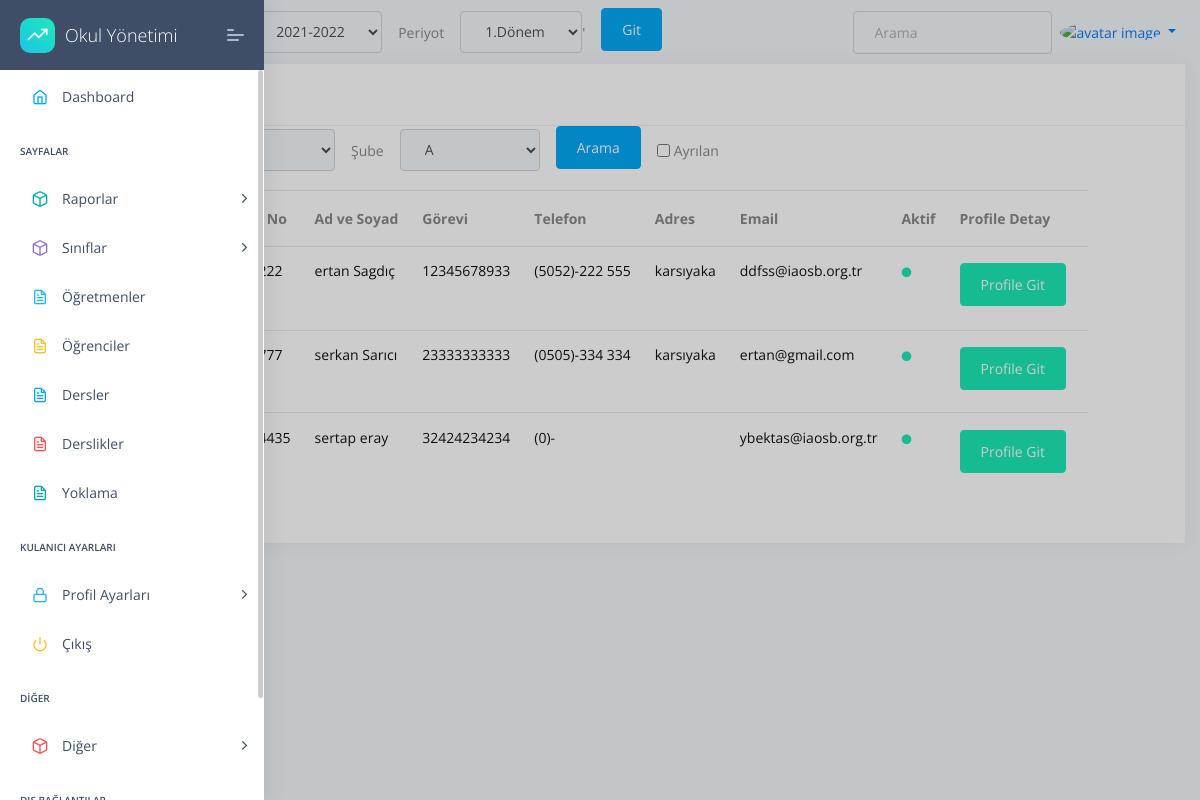
The app's page /student/list/, older data.
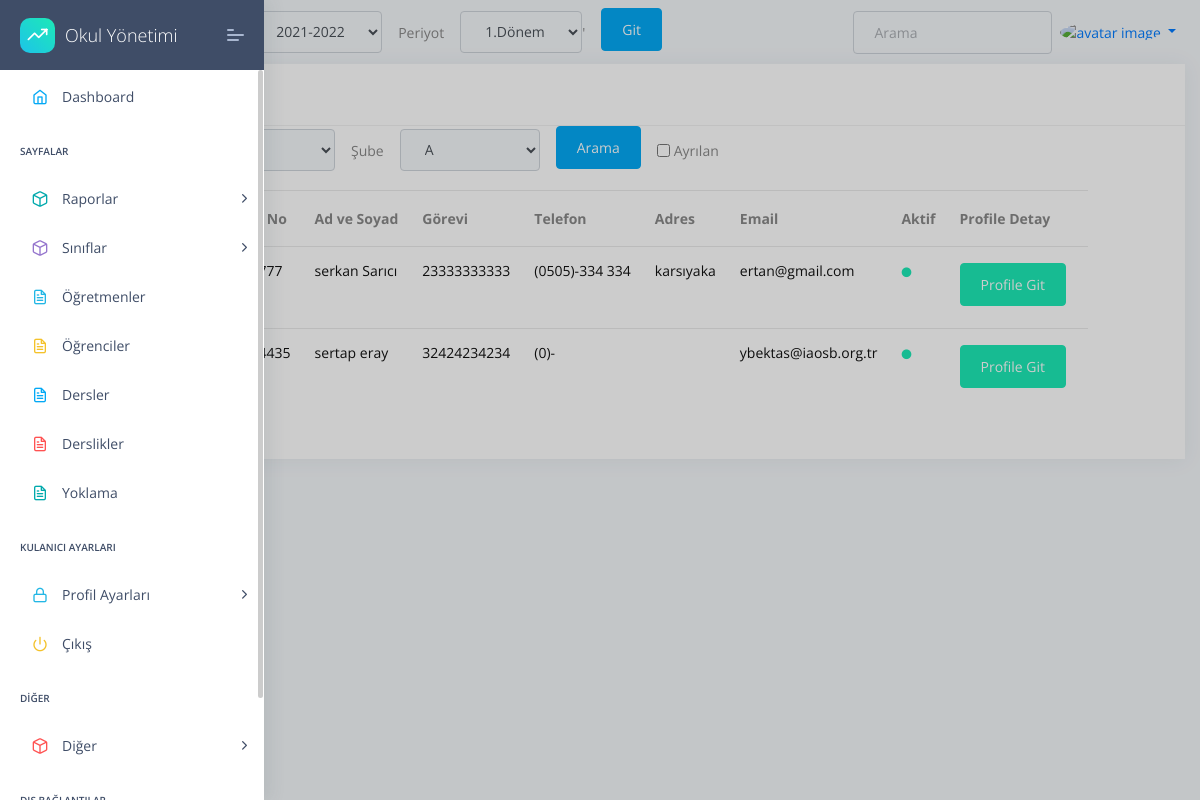
The same page, newer data.
### apps/student/models.py (models this page shows, shortened)
class Student(models.Model):
    firstName= models.CharField(max_length=20,default="",unique=False,null=True,blank=True,)
    lastName=models.CharField(max_length=20,unique=False,null=True,blank=True,)
    TC = models.CharField(max_length=11,unique=False,null=True,blank=True,validators=[validateEven])
    phone = models.CharField(validators=[validatePhone], max_length=17,default="0",unique=False,null=True,blank=True,)
    address=models.TextField(unique=False,null=True,blank=True,)
    status=models.BooleanField(unique=False,null=True,blank=True,)
    middleSchool=models.ForeignKey(MiddleSchool,on_delete=models.CASCADE)
    number=models.IntegerField(unique=False,null=True,blank=True,)
    session=models.ForeignKey(Session,on_delete=models.CASCADE)
    image=models.ImageField(upload_to="images/ogrenciler/",unique=False,null=True,blank=True,default='images/person.png')
    health=models.TextField(unique=False,null=True,blank=True,)
    HESCode=models.CharField(max_length=12,unique=False,null=True,blank=True,validators=[validateHesCode])
    birtdate=DateField(("Doğum Tarihiniz"), auto_now=False, auto_now_add=False,unique=False,null=True,blank=True,)
    email=models.EmailField()
    genders=(('Kız','Kız'),
              ('Erkek','Erkek'),
              ('Diger','Diğer'),
    )
    gender=CharField(max_length=10 ,choices=genders,unique=False,blank=True,null=True)
    class Meta:
        ordering = ('firstName',)

### apps/student/views.py (the view)
# urls.py: path('list/', views.StudentListView.as_view(),name='student-list'),
class StudentListView(ListView):
    template_name = 'student/std-list.html'
    model = Student
    def get_context_data(self, **kwargs):
        context = super().get_context_data(**kwargs)
        context['classLevels']=ClassLevels.objects.all()
        context['sessions']=Session.objects.all()
        context['periods']=Period.objects.all()
        context['classNames']=ClassNames.objects.all()
        context['media_url'] =settings.MEDIA_URL
        return context
    def get_queryset(self):
        queryset = {"studentlist": StudentList.objects.all()}
        sessionUpdate(self.request)
        session=Session.objects.get(active=True)
        period=Period.objects.get(active=True)
        className = self.request.GET.get("className")
        classLevel = self.request.GET.get("classLevel")
        if className==None:
            className="A"
        if classLevel==None:
            classLevel="9"
        query={}
        query2={}
        if className!="0" and className!=None:
            query['studentlist__className__className__name__contains']=className
            query2['className__className__name__contains']=className
        else:
            query['studentlist__className__className__name__contains']=""
            query2['className__className__name__contains']=""
        if classLevel!="0" and classLevel!=None:
            query['studentlist__className__level__level__contains']=classLevel
            query2['className__level__level__contains']=classLevel
        else:
            query['studentlist__className__level__level__contains']=""
            query2['className__level__level__contains']=""
        query["studentlist__session__session__contains"]=session
        query["studentlist__periods__period__contains"]=period
        query2["session__session__contains"]=session
        query2["periods__period__contains"]=period
        try:
            queryset = {"students": Student.objects.filter(**query).distinct(),"studentlist": StudentList.objects.filter(**query2)}
        except:
            print("sorgu hatası")
        return queryset

### apps/classes/models.py (called while the page is built)
    def __str__(self):
        return self.level

    def __str__(self):
        return self.name

    def __str__(self):
        return self.level.level+self.className.name

### apps/home/models.py (called while the page is built)
    def __str__(self):
      return self.session

    def __str__(self):
      return self.period

### apps/student/views.py (called while the page is built)
def sessionUpdate(request):
    if request.GET.get("sessionID"):
        try:
            oldSession = Session.objects.get(active=1)
            oldSession.active=False
            oldSession.save()
        except:
            pass
        newSession=request.GET.get("sessionID")
        print("Yeni sezon : ",newSession)
        newSession = Session.objects.get(session=newSession)
        newSession.active=True
        newSession.save()
    if request.GET.get("periodID"):
        try:
            oldPeriod = Period.objects.get(active=1)
            oldPeriod.active=False
            oldPeriod.save()
        except:
            pass
        newPeriod =request.GET.get("periodID")
        print("Yeni Period  : ",newPeriod )
        newPeriod  = Period.objects.get(period=newPeriod )
        newPeriod.active=True
        newPeriod.save()

### apps/templates/student/std-list.html (shortened to what this page needs)
{% extends "layouts/base.html" %}
{% block content %}
<div class="col-xl-12 col-md-6 col-sm-3">
    <div class="card ">
        <div class="card-header">
            <h5>Öğrenci Listesi</h5>
        </div>
        {% include  'student/filter.html' %}
        <div class="card-block px-0 py-3">
            <div class="table-responsive">
                <table class="table table-hover">
                    <thead>
                        <tr>
                        <th scope="col">Profil Resmi</th>
                        <th scope="col">Okul No</th>
                          <th scope="col">Ad ve Soyad</th>
                          <th scope="col">Görevi</th>
                          <th scope="col">Telefon</th>
                          <th scope="col">Adres</th>
                          <th scope="col">Email</th>
                          <th scope="col">Aktif</th>
                          <th scope="col">Profile Detay</th>
                        </tr>
                      </thead>
                      <tbody>
                        {% for studentl in object_list.studentlist %}
                        {% for student in studentl.students.all %}
                            <td>
                                <a href="{% url 'student-view' student.id %}">
                                <img class="rounded-circle" style="width:50px;" src="{{media_url}}{{student.image}}" alt="activity-user"></td>
                            <td title="Okul No">
                                <a href="{% url 'student-view' student.id %}">
                                <h6 class="mb-1">{{studentl.className}} - {{student.number}}  </h6>
                                 </a>
                            </td>
                            <td title="Ad Soyad">
                                <a href="{% url 'student-view' student.id %}">
                                <h6 class="mb-1">{{student.firstName}} {{student.lastName}}</h6>
                            </a>
                            </td>
                            <td>
                                <a href="{% url 'student-view' student.id %}">
                                <h6 class="mb-1">{{student.TC}} </h6>
                            </a>
                            </td>
                            <td>
                                <a href="{% url 'student-view' student.id %}">
                                <h6 class="mb-1">{{student.phone}} </h6>
                            </a>
                            </td>
                            <td>
                                <a href="{% url 'student-view' student.id %}">
                                <h6 class="mb-1">{{student.address}}</h6>
                            </a>
                            </td>
                            <td>
                                <a href="{% url 'student-view' student.id %}">
                                <h6 class="mb-1">{{student.email}} </h6>
                            </a>
                            </td>
                            <td>
                                {% if student.status %}
                                <h6 class="text-muted"><i class="fas fa-circle text-c-green f-10 m-r-15"></i></h6>
                                {% else %}
                                <h6 class="text-muted"><i class="fas fa-circle text-c-black f-10 m-r-15"></i></h6>
                                {% endif %}
                            </td>
                            <td>
                                <a href="{% url 'student-view' student.id %}"class="label btn btn-success  f-12">Profile Git</a>
                            </td>
                       {% endfor %}
                        {% endfor %}
                    </tbody>
                </table>
            </div>
        </div>
    </div>
</div>
{% endblock content %}

Row changes from the older to the newer data that the page shows:
changed StudentList: loses Student (number "222", firstName "ertan", lastName "Sagdıç", TC "12345678933", phone "(5052)-222 555", address "karsıyaka", email "ddfss@iaosb.org.tr", status True (drawn))
